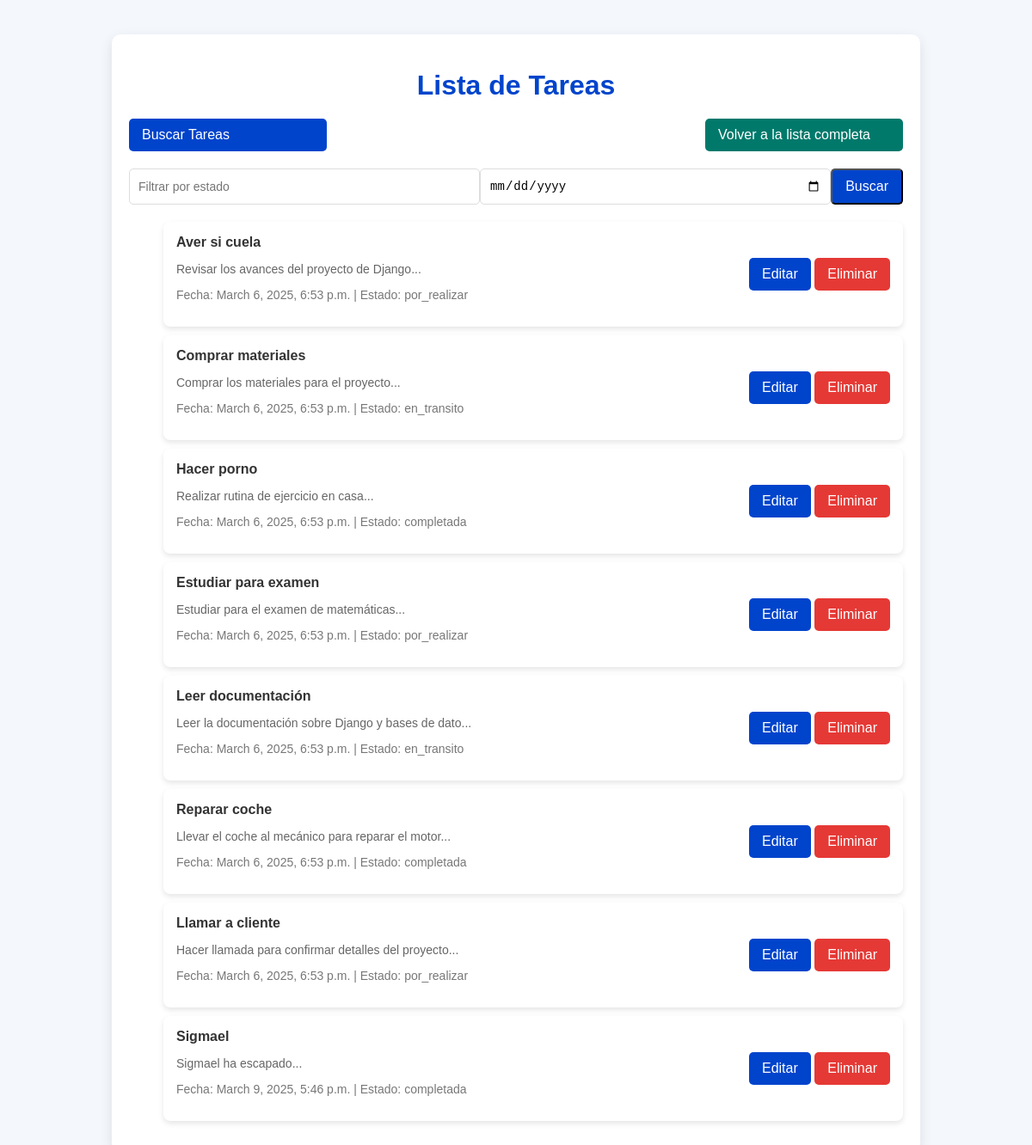
Before: / with the older database file.
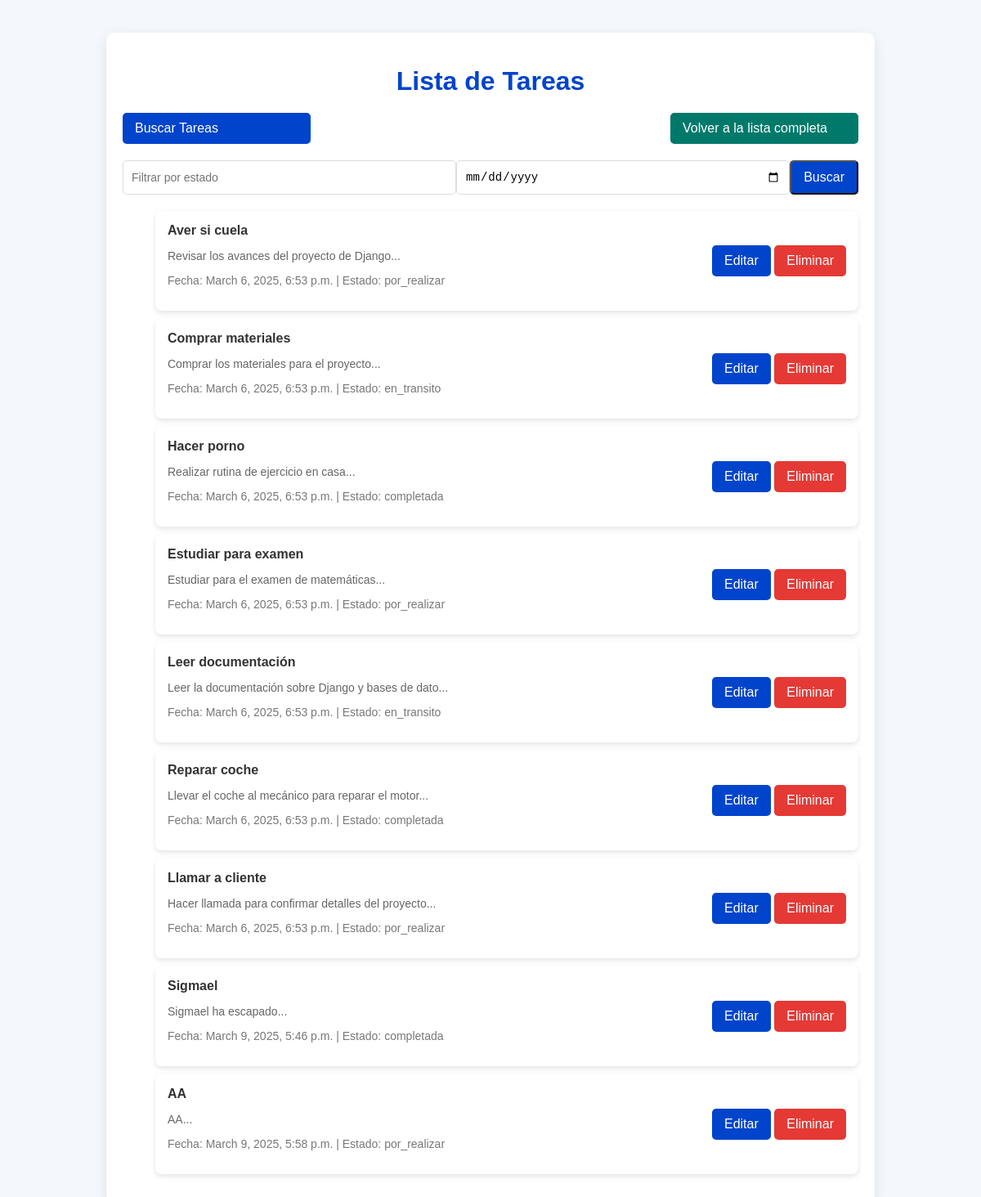
After: the same page with the newer database file.
### DjangoFinalApp/models.py (models this page shows, shortened)
class Tarea(models.Model):
    ESTADOS = [
        ('por_realizar', 'Por realizar'),
        ('en_transito', 'En tránsito'),
        ('completada', 'Completada'),
    ]
    titulo = models.CharField(max_length=255)
    descripcion = models.TextField()
    fecha_creacion = models.DateTimeField(auto_now_add=True)
    estado = models.CharField(max_length=20, choices=ESTADOS, default='por_realizar')

### DjangoFinalApp/views.py (the view)
# urls.py: path('', views.lista_tareas, name='lista_tareas'),
def lista_tareas(request):
    tareas = Tarea.objects.all()
    return render(request, 'lista_tareas.html', {'tareas': tareas})

### DjangoFinalApp/templates/lista_tareas.html (shortened to what this page needs)
<!DOCTYPE html>
<html lang="es">
<head>
</head>
<body>
<div class="container">
    <h1>Lista de Tareas</h1>
    <div class="search-actions">
        <a href="{% url 'buscar_tareas' %}" class="btn">Buscar Tareas</a>
        <a href="{% url 'lista_tareas' %}" class="btn" style="background-color: #00796b;">Volver a la lista completa</a>
    </div>
    <form method="get" action="{% url 'buscar_tareas' %}" class="search-form">
        <input type="text" name="estado" placeholder="Filtrar por estado" value="{{ request.GET.estado }}">
        <input type="date" name="fecha" placeholder="Filtrar por fecha" value="{{ request.GET.fecha }}">
        <button type="submit" class="btn">Buscar</button>
    </form>
    <section class="task-list">
        {% if tareas %}
            <ul>
                {% for tarea in tareas %}
                    <li class="task-item">
                        <div class="task-info">
                            <span class="task-title">{{ tarea.titulo }}</span>
                            <p class="task-desc">{{ tarea.descripcion|slice:":50" }}...</p>
                            <p class="task-meta">Fecha: {{ tarea.fecha_creacion }} | Estado: {{ tarea.estado }}</p>
                        </div>
                        <div>
                            <a href="{% url 'editar_tarea' tarea.id %}" class="btn">Editar</a>
                            <a href="{% url 'eliminar_tarea' tarea.id %}" class="btn" style="background: #e53935;">Eliminar</a>
                        </div>
                    </li>
                {% endfor %}
            </ul>
        {% else %}
            <p>No hay tareas disponibles.</p>
        {% endif %}
    </section>
</div>
</body>
</html>

### DjangoFinalApp/templates/lista_tareas.html (style rules this page uses)
body { font-family: Arial, sans-serif; background-color: #f4f7fc; margin: 0; padding: 0; color: #333; }
.container { max-width: 900px; margin: 40px auto; padding: 20px; background-color: #fff; border-radius: 10px; box-shadow: 0 5px 15px rgba(0, 0, 0, 0.1); }
h1 { text-align: center; color: #0044cc; margin-bottom: 20px; }
.btn { display: inline-block; padding: 10px 15px; font-size: 16px; border-radius: 5px; text-decoration: none; color: white; background-color: #0044cc; transition: background 0.3s ease; max-width: 200px; }
.task-item { display: flex; justify-content: space-between; align-items: center; padding: 15px; margin: 10px 0; border-radius: 8px; background-color: #ffffff; box-shadow: 0 3px 6px rgba(0, 0, 0, 0.1); flex-wrap: wrap; }
.task-info { flex: 1; min-width: 250px; }
.task-title { font-weight: 600; }
.task-desc { font-size: 14px; color: #666; max-width: 400px; white-space: nowrap; overflow: hidden; text-overflow: ellipsis; }
.task-meta { font-size: 14px; color: #777; margin-top: 5px; }
.search-form { display: flex; justify-content: space-between; margin-bottom: 20px; }
.search-form input, .search-form select { padding: 10px; font-size: 14px; border-radius: 5px; border: 1px solid #ddd; width: 48%; }
.search-actions { display: flex; justify-content: space-between; margin-bottom: 20px; }
.search-actions .btn { width: 48%; }

Changed rows visible on the page:
added Tarea: titulo "AA", descripcion "AA", fecha_creacion "March 9, 2025, 5:58 p.m.", estado "por_realizar"
